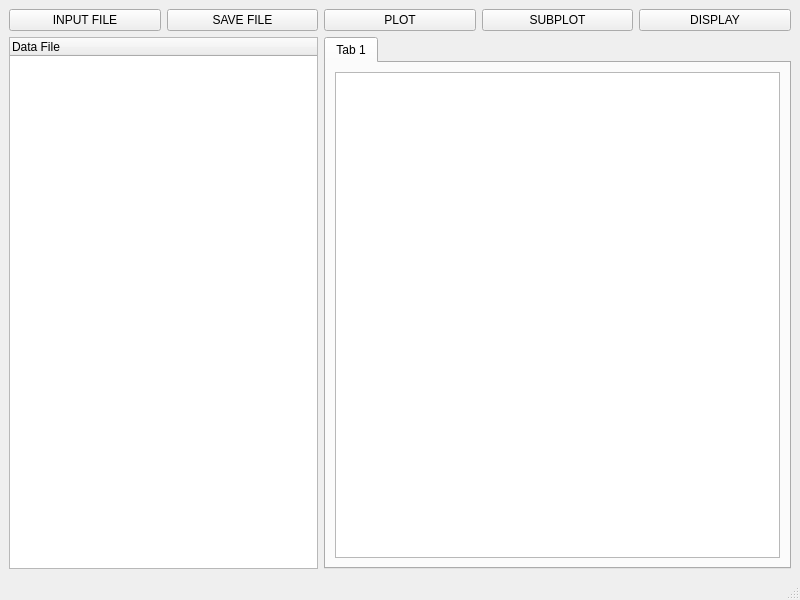
<?xml version="1.0" encoding="UTF-8"?>
<ui version="4.0">
 <class>MainWindow</class>
 <widget class="QMainWindow" name="MainWindow">
  <property name="geometry">
   <rect>
    <x>0</x>
    <y>0</y>
    <width>800</width>
    <height>600</height>
   </rect>
  </property>
  <property name="windowTitle">
   <string>MainWindow</string>
  </property>
  <widget class="QWidget" name="centralwidget">
   <layout class="QGridLayout" name="gridLayout_2">
    <item row="0" column="3">
     <widget class="QPushButton" name="pushButton_3">
      <property name="text">
       <string>SUBPLOT</string>
      </property>
     </widget>
    </item>
    <item row="0" column="0">
     <widget class="QPushButton" name="pushButton">
      <property name="text">
       <string>INPUT FILE</string>
      </property>
     </widget>
    </item>
    <item row="0" column="1">
     <widget class="QPushButton" name="pushButton_4">
      <property name="text">
       <string>SAVE FILE</string>
      </property>
     </widget>
    </item>
    <item row="0" column="4">
     <widget class="QPushButton" name="pushButton_5">
      <property name="text">
       <string>DISPLAY</string>
      </property>
     </widget>
    </item>
    <item row="1" column="0" colspan="2">
     <widget class="QTreeWidget" name="treeWidget">
      <property name="contextMenuPolicy">
       <enum>Qt::CustomContextMenu</enum>
      </property>
      <column>
       <property name="text">
        <string>Data File</string>
       </property>
      </column>
     </widget>
    </item>
    <item row="0" column="2">
     <widget class="QPushButton" name="pushButton_2">
      <property name="text">
       <string>PLOT</string>
      </property>
     </widget>
    </item>
    <item row="1" column="2" colspan="3">
     <widget class="QTabWidget" name="tabWidget">
      <property name="currentIndex">
       <number>0</number>
      </property>
      <widget class="QWidget" name="tab_5">
       <attribute name="title">
        <string>Tab 1</string>
       </attribute>
       <layout class="QGridLayout" name="gridLayout">
        <item row="0" column="0">
         <widget class="QTableView" name="tableView">
          <property name="contextMenuPolicy">
           <enum>Qt::CustomContextMenu</enum>
          </property>
         </widget>
        </item>
       </layout>
      </widget>
     </widget>
    </item>
   </layout>
  </widget>
  <widget class="QMenuBar" name="menubar">
   <property name="geometry">
    <rect>
     <x>0</x>
     <y>0</y>
     <width>800</width>
     <height>23</height>
    </rect>
   </property>
  </widget>
  <widget class="QStatusBar" name="statusbar"/>
 </widget>
 <resources/>
 <connections>
  <connection>
   <sender>pushButton</sender>
   <signal>clicked()</signal>
   <receiver>MainWindow</receiver>
   <slot>read()</slot>
   <hints>
    <hint type="sourcelabel">
     <x>160</x>
     <y>54</y>
    </hint>
    <hint type="destinationlabel">
     <x>279</x>
     <y>279</y>
    </hint>
   </hints>
  </connection>
  <connection>
   <sender>treeWidget</sender>
   <signal>itemClicked(QTreeWidgetItem*,int)</signal>
   <receiver>MainWindow</receiver>
   <slot>getitem()</slot>
   <hints>
    <hint type="sourcelabel">
     <x>301</x>
     <y>212</y>
    </hint>
    <hint type="destinationlabel">
     <x>400</x>
     <y>371</y>
    </hint>
   </hints>
  </connection>
  <connection>
   <sender>pushButton_2</sender>
   <signal>clicked()</signal>
   <receiver>MainWindow</receiver>
   <slot>plot()</slot>
   <hints>
    <hint type="sourcelabel">
     <x>475</x>
     <y>39</y>
    </hint>
    <hint type="destinationlabel">
     <x>506</x>
     <y>25</y>
    </hint>
   </hints>
  </connection>
  <connection>
   <sender>pushButton_3</sender>
   <signal>clicked()</signal>
   <receiver>MainWindow</receiver>
   <slot>subplot()</slot>
   <hints>
    <hint type="sourcelabel">
     <x>619</x>
     <y>44</y>
    </hint>
    <hint type="destinationlabel">
     <x>792</x>
     <y>56</y>
    </hint>
   </hints>
  </connection>
  <connection>
   <sender>pushButton_4</sender>
   <signal>clicked()</signal>
   <receiver>MainWindow</receiver>
   <slot>save()</slot>
   <hints>
    <hint type="sourcelabel">
     <x>317</x>
     <y>41</y>
    </hint>
    <hint type="destinationlabel">
     <x>392</x>
     <y>84</y>
    </hint>
   </hints>
  </connection>
  <connection>
   <sender>pushButton_5</sender>
   <signal>clicked()</signal>
   <receiver>MainWindow</receiver>
   <slot>display()</slot>
   <hints>
    <hint type="sourcelabel">
     <x>715</x>
     <y>37</y>
    </hint>
    <hint type="destinationlabel">
     <x>642</x>
     <y>29</y>
    </hint>
   </hints>
  </connection>
 </connections>
 <slots>
  <slot>button_click()</slot>
  <slot>read()</slot>
  <slot>getitem()</slot>
  <slot>plot()</slot>
  <slot>subplot()</slot>
  <slot>save()</slot>
  <slot>display()</slot>
 </slots>
</ui>
